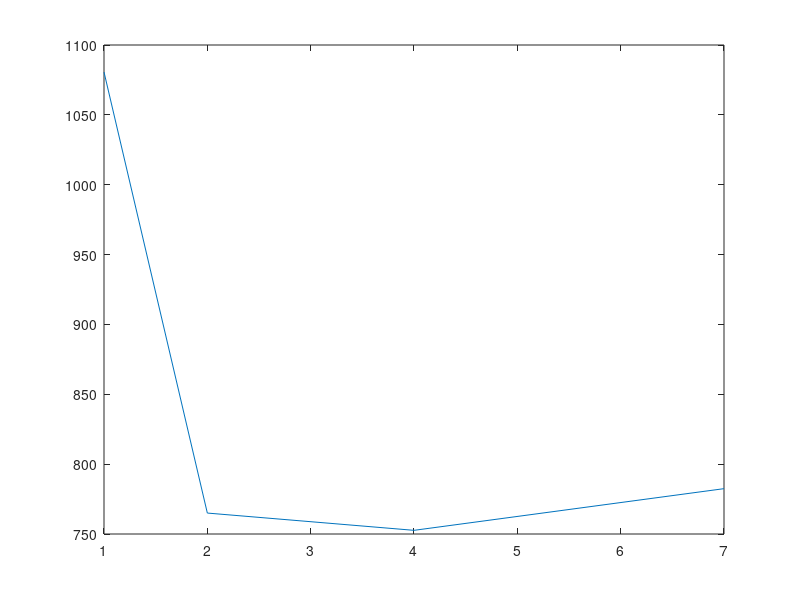

The MATLAB script that drew this image:
Array=csvread('result.csv');
NumofVM = Array(:,1);
ReqPerSec = Array(:,2);

figure
plot(NumofVM,ReqPerSec)
saveas(gcf,'ab_on_Xen_plot.jpg')

